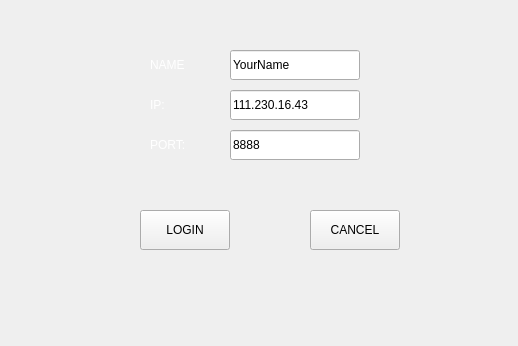
<?xml version="1.0" encoding="UTF-8"?>
<ui version="4.0">
 <class>interlogin</class>
 <widget class="QWidget" name="interlogin">
  <property name="geometry">
   <rect>
    <x>0</x>
    <y>0</y>
    <width>518</width>
    <height>346</height>
   </rect>
  </property>
  <property name="windowTitle">
   <string>Form</string>
  </property>
  <widget class="QPushButton" name="login">
   <property name="geometry">
    <rect>
     <x>140</x>
     <y>210</y>
     <width>90</width>
     <height>40</height>
    </rect>
   </property>
   <property name="text">
    <string>LOGIN</string>
   </property>
  </widget>
  <widget class="QPushButton" name="cancel">
   <property name="geometry">
    <rect>
     <x>310</x>
     <y>210</y>
     <width>90</width>
     <height>40</height>
    </rect>
   </property>
   <property name="text">
    <string>CANCEL</string>
   </property>
  </widget>
  <widget class="QLineEdit" name="ip">
   <property name="geometry">
    <rect>
     <x>230</x>
     <y>90</y>
     <width>130</width>
     <height>30</height>
    </rect>
   </property>
   <property name="text">
    <string>111.230.16.43</string>
   </property>
  </widget>
  <widget class="QLabel" name="label">
   <property name="geometry">
    <rect>
     <x>150</x>
     <y>90</y>
     <width>50</width>
     <height>30</height>
    </rect>
   </property>
   <property name="palette">
    <palette>
     <active>
      <colorrole role="WindowText">
       <brush brushstyle="SolidPattern">
        <color alpha="255">
         <red>255</red>
         <green>255</green>
         <blue>255</blue>
        </color>
       </brush>
      </colorrole>
     </active>
     <inactive>
      <colorrole role="WindowText">
       <brush brushstyle="SolidPattern">
        <color alpha="255">
         <red>255</red>
         <green>255</green>
         <blue>255</blue>
        </color>
       </brush>
      </colorrole>
     </inactive>
     <disabled>
      <colorrole role="WindowText">
       <brush brushstyle="SolidPattern">
        <color alpha="255">
         <red>159</red>
         <green>158</green>
         <blue>158</blue>
        </color>
       </brush>
      </colorrole>
     </disabled>
    </palette>
   </property>
   <property name="text">
    <string>IP:</string>
   </property>
  </widget>
  <widget class="QLineEdit" name="port">
   <property name="geometry">
    <rect>
     <x>230</x>
     <y>130</y>
     <width>130</width>
     <height>30</height>
    </rect>
   </property>
   <property name="text">
    <string>8888</string>
   </property>
  </widget>
  <widget class="QLabel" name="label_3">
   <property name="geometry">
    <rect>
     <x>150</x>
     <y>50</y>
     <width>50</width>
     <height>30</height>
    </rect>
   </property>
   <property name="palette">
    <palette>
     <active>
      <colorrole role="WindowText">
       <brush brushstyle="SolidPattern">
        <color alpha="255">
         <red>255</red>
         <green>255</green>
         <blue>255</blue>
        </color>
       </brush>
      </colorrole>
     </active>
     <inactive>
      <colorrole role="WindowText">
       <brush brushstyle="SolidPattern">
        <color alpha="255">
         <red>255</red>
         <green>255</green>
         <blue>255</blue>
        </color>
       </brush>
      </colorrole>
     </inactive>
     <disabled>
      <colorrole role="WindowText">
       <brush brushstyle="SolidPattern">
        <color alpha="255">
         <red>159</red>
         <green>158</green>
         <blue>158</blue>
        </color>
       </brush>
      </colorrole>
     </disabled>
    </palette>
   </property>
   <property name="text">
    <string>NAME</string>
   </property>
  </widget>
  <widget class="QLabel" name="label_2">
   <property name="geometry">
    <rect>
     <x>150</x>
     <y>130</y>
     <width>50</width>
     <height>30</height>
    </rect>
   </property>
   <property name="palette">
    <palette>
     <active>
      <colorrole role="WindowText">
       <brush brushstyle="SolidPattern">
        <color alpha="255">
         <red>255</red>
         <green>255</green>
         <blue>255</blue>
        </color>
       </brush>
      </colorrole>
     </active>
     <inactive>
      <colorrole role="WindowText">
       <brush brushstyle="SolidPattern">
        <color alpha="255">
         <red>255</red>
         <green>255</green>
         <blue>255</blue>
        </color>
       </brush>
      </colorrole>
     </inactive>
     <disabled>
      <colorrole role="WindowText">
       <brush brushstyle="SolidPattern">
        <color alpha="255">
         <red>159</red>
         <green>158</green>
         <blue>158</blue>
        </color>
       </brush>
      </colorrole>
     </disabled>
    </palette>
   </property>
   <property name="text">
    <string>PORT:</string>
   </property>
  </widget>
  <widget class="QLineEdit" name="name">
   <property name="geometry">
    <rect>
     <x>230</x>
     <y>50</y>
     <width>130</width>
     <height>30</height>
    </rect>
   </property>
   <property name="text">
    <string>YourName</string>
   </property>
  </widget>
 </widget>
 <resources/>
 <connections/>
</ui>
